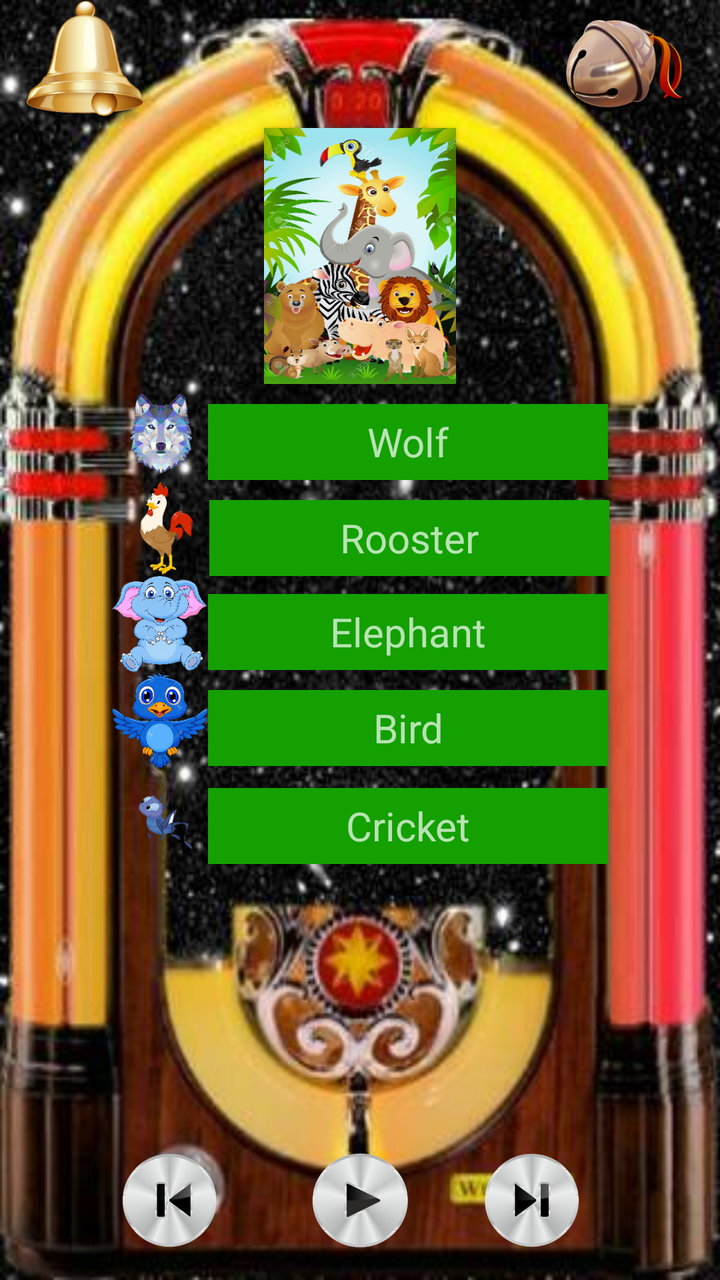
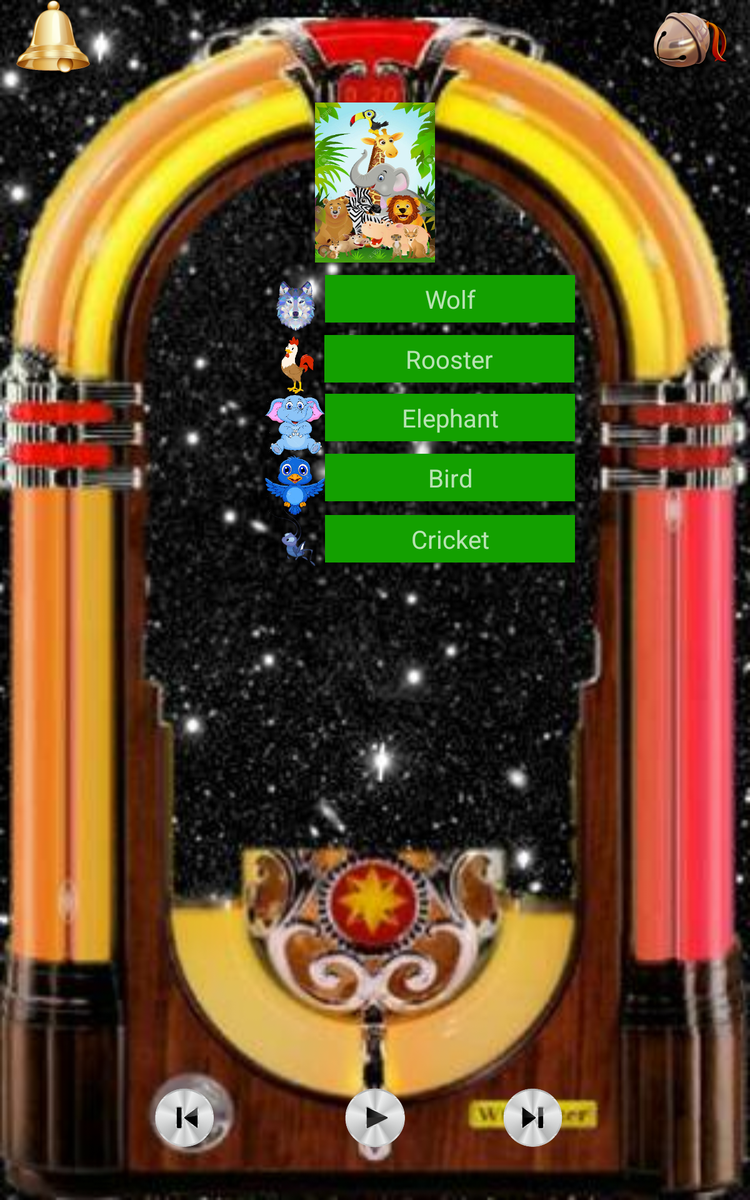

One screen, two layout resources from the same app: the default and the repository's alternative for another configuration. Each is rendered where Android would select it; the XML of both is given below.
<!-- AndroidManifest.xml: activity theme AppTheme6 -->
<!-- res/layout/activity_main6.xml -->
<?xml version="1.0" encoding="utf-8"?>
<android.support.constraint.ConstraintLayout xmlns:android="http://schemas.android.com/apk/res/android"
    xmlns:app="http://schemas.android.com/apk/res-auto"
    xmlns:tools="http://schemas.android.com/tools"
    android:layout_width="match_parent"
    android:layout_height="match_parent"
    android:background="@drawable/menu6"
    tools:context="com.example.android.notiphone.MainActivity"
    tools:layout_editor_absoluteX="0dp"
    tools:layout_editor_absoluteY="81dp">

    <Button
        android:id="@+id/textView06"
        android:layout_width="64dp"
        android:layout_height="64dp"
        android:layout_marginLeft="-8dp"
        android:layout_marginRight="8dp"
        android:layout_marginStart="11dp"
        android:layout_marginTop="0dp"
        android:background="@drawable/photo01"
        app:layout_constraintHorizontal_bias="0.0"
        app:layout_constraintLeft_toLeftOf="parent"
        app:layout_constraintRight_toLeftOf="@+id/textView07"
        app:layout_constraintTop_toTopOf="parent" />

    <Button
        android:id="@+id/textView07"
        android:layout_width="64dp"
        android:layout_height="64dp"
        android:layout_marginEnd="16dp"
        android:layout_marginRight="-8dp"
        android:layout_marginTop="0dp"
        android:background="@drawable/photo02"
        app:layout_constraintRight_toRightOf="parent"
        app:layout_constraintTop_toTopOf="parent" />


    <Button
        android:id="@+id/textView11"
        android:layout_width="96dp"
        android:layout_height="128dp"
        android:layout_marginTop="64dp"
        android:background="@drawable/poster6"
        app:layout_constraintLeft_toLeftOf="parent"
        app:layout_constraintRight_toRightOf="parent"
        app:layout_constraintTop_toTopOf="parent" />

    <Button
        android:id="@+id/button1"
        android:layout_width="48dp"
        android:layout_height="48dp"
        android:layout_marginLeft="8dp"
        android:layout_marginRight="0dp"
        android:layout_marginTop="192dp"
        android:background="@drawable/zoo61"
        app:layout_constraintHorizontal_bias="1.0"
        app:layout_constraintLeft_toLeftOf="parent"
        app:layout_constraintRight_toLeftOf="@+id/textView01"
        app:layout_constraintTop_toTopOf="parent" />

    <Button
        android:id="@+id/button2"
        android:layout_width="@dimen/icon"
        android:layout_height="@dimen/icon"
        android:layout_marginLeft="@dimen/small"
        android:layout_marginRight="@dimen/nothing"
        android:layout_marginTop="@dimen/nothing"
        android:background="@drawable/zoo62"
        app:layout_constraintHorizontal_bias="1.0"
        app:layout_constraintLeft_toLeftOf="parent"
        app:layout_constraintRight_toLeftOf="@+id/textView02"
        app:layout_constraintTop_toBottomOf="@+id/button1" />

    <Button
        android:id="@+id/button3"
        android:layout_width="@dimen/icon"
        android:layout_height="@dimen/icon"
        android:layout_marginLeft="@dimen/small"
        android:layout_marginRight="@dimen/nothing"
        android:layout_marginTop="@dimen/nothing"
        android:background="@drawable/zoo63"
        app:layout_constraintHorizontal_bias="1.0"
        app:layout_constraintLeft_toLeftOf="parent"
        app:layout_constraintRight_toLeftOf="@+id/textView03"
        app:layout_constraintTop_toBottomOf="@+id/button2" />

    <Button
        android:id="@+id/button4"
        android:layout_width="48dp"
        android:layout_height="48dp"
        android:layout_marginLeft="8dp"
        android:layout_marginRight="0dp"
        android:layout_marginTop="0dp"
        android:background="@drawable/zoo64"
        app:layout_constraintHorizontal_bias="1.0"
        app:layout_constraintLeft_toLeftOf="parent"
        app:layout_constraintRight_toLeftOf="@+id/textView04"
        app:layout_constraintTop_toBottomOf="@+id/button3" />

    <Button
        android:id="@+id/button5"
        android:layout_width="48dp"
        android:layout_height="48dp"
        android:layout_marginLeft="8dp"
        android:layout_marginRight="0dp"
        android:layout_marginTop="-7dp"
        android:background="@drawable/zoo65"
        app:layout_constraintHorizontal_bias="1.0"
        app:layout_constraintLeft_toLeftOf="parent"
        app:layout_constraintRight_toLeftOf="@+id/textView05"
        app:layout_constraintTop_toBottomOf="@+id/button4" />

    <Button
        android:id="@+id/textView08"
        android:layout_width="@dimen/icon"
        android:layout_height="@dimen/icon"
        android:layout_marginBottom="@dimen/medium"
        android:layout_marginLeft="70dp"
        android:layout_marginRight="@dimen/small"
        android:layout_marginStart="@dimen/medium"
        android:background="@drawable/button2"
        app:layout_constraintBottom_toBottomOf="parent"
        app:layout_constraintHorizontal_bias="0.533"
        app:layout_constraintLeft_toLeftOf="parent"
        app:layout_constraintRight_toLeftOf="@+id/textView10" />

    <Button
        android:id="@+id/textView10"
        android:layout_width="@dimen/icon"
        android:layout_height="@dimen/icon"
        android:layout_marginBottom="16dp"
        android:background="@drawable/play"
        app:layout_constraintBottom_toBottomOf="parent"
        app:layout_constraintLeft_toLeftOf="parent"
        app:layout_constraintRight_toRightOf="parent" />

    <Button
        android:id="@+id/textView09"
        android:layout_width="@dimen/icon"
        android:layout_height="@dimen/icon"
        android:layout_marginBottom="16dp"
        android:layout_marginEnd="@dimen/medium"
        android:layout_marginLeft="@dimen/nothing"
        android:layout_marginRight="@dimen/small"
        android:background="@drawable/button1"
        app:layout_constraintBottom_toBottomOf="parent"
        app:layout_constraintHorizontal_bias="0.41"
        app:layout_constraintLeft_toRightOf="@+id/textView10"
        app:layout_constraintRight_toRightOf="parent" />

    <TextView
        android:id="@+id/textView01"
        android:layout_width="200dp"
        android:layout_height="38dp"
        android:layout_marginTop="10dp"
        android:background="@color/zoo"
        android:gravity="center"
        android:text="@string/wolf"
        android:textSize="20sp"
        app:layout_constraintHorizontal_bias="0.649"
        app:layout_constraintLeft_toLeftOf="parent"
        app:layout_constraintRight_toRightOf="parent"
        app:layout_constraintTop_toBottomOf="@+id/textView11" />

    <TextView
        android:id="@+id/textView02"
        android:layout_width="200dp"
        android:layout_height="38dp"
        android:layout_marginLeft="8dp"
        android:layout_marginTop="8dp"
        android:background="@color/zoo"
        android:gravity="center"
        android:text="@string/rooster"
        android:textSize="20sp"
        app:layout_constraintBottom_toBottomOf="parent"
        app:layout_constraintHorizontal_bias="0.635"
        app:layout_constraintLeft_toLeftOf="parent"
        app:layout_constraintRight_toRightOf="parent"
        app:layout_constraintTop_toBottomOf="@+id/textView01"
        app:layout_constraintVertical_bias="0.006" />

    <TextView
        android:id="@+id/textView03"
        android:layout_width="200dp"
        android:layout_height="38dp"
        android:layout_marginTop="9dp"
        android:background="@color/zoo"
        android:gravity="center"
        android:text="@string/elephant"
        android:textSize="20sp"
        app:layout_constraintHorizontal_bias="0.649"
        app:layout_constraintLeft_toLeftOf="parent"
        app:layout_constraintRight_toRightOf="parent"
        app:layout_constraintTop_toBottomOf="@+id/textView02" />

    <TextView
        android:id="@+id/textView04"
        android:layout_width="200dp"
        android:layout_height="38dp"
        android:layout_marginTop="10dp"
        android:background="@color/zoo"
        android:gravity="center"
        android:text="@string/bird"
        android:textSize="20sp"
        app:layout_constraintHorizontal_bias="0.649"
        app:layout_constraintLeft_toLeftOf="parent"
        app:layout_constraintRight_toRightOf="parent"
        app:layout_constraintTop_toBottomOf="@+id/textView03" />

    <TextView
        android:id="@+id/textView05"
        android:layout_width="200dp"
        android:layout_height="38dp"
        android:layout_marginTop="11dp"
        android:background="@color/zoo"
        android:gravity="center"
        android:text="@string/cricket"
        android:textSize="20sp"
        app:layout_constraintHorizontal_bias="0.65"
        app:layout_constraintLeft_toLeftOf="parent"
        app:layout_constraintRight_toRightOf="parent"
        app:layout_constraintTop_toBottomOf="@+id/textView04" />


</android.support.constraint.ConstraintLayout>
<!-- resources referenced by this layout -->
<resources>
  <color name="zoo">#13a000</color>#13a000
  <dimen name="icon">48dp</dimen>
  <dimen name="medium">16dp</dimen>
  <dimen name="nothing">0dp</dimen>
  <dimen name="small">8dp</dimen>
  <!-- drawable button1: png bitmap (drawable, 34884 bytes) -->
  <!-- drawable button2: png bitmap (drawable, 34744 bytes) -->
  <!-- drawable menu6: jpg bitmap (drawable, 34158 bytes) -->
  <!-- drawable photo01: png bitmap (drawable, 42995 bytes) -->
  <!-- drawable photo02: png bitmap (drawable, 64553 bytes) -->
  <!-- drawable play: png bitmap (drawable, 35072 bytes) -->
  <!-- drawable poster6: png bitmap (drawable, 186479 bytes) -->
  <!-- drawable zoo61: png bitmap (drawable, 31434 bytes) -->
  <!-- drawable zoo62: png bitmap (drawable, 12830 bytes) -->
  <!-- drawable zoo63: png bitmap (drawable, 34150 bytes) -->
  <!-- drawable zoo64: png bitmap (drawable, 31457 bytes) -->
  <!-- drawable zoo65: png bitmap (drawable, 15351 bytes) -->
  <string name="bird">Bird</string>
  <string name="cricket">Cricket</string>
  <string name="elephant">Elephant</string>
  <string name="rooster">Rooster</string>
  <string name="wolf">Wolf</string>
  <style name="AppTheme6" parent="Theme.AppCompat">
          <item name="colorPrimary">@color/zoo</item>
          <item name="colorPrimaryDark">@color/primary_dark_color</item>
  
      </style>
  <color name="primary_dark_color">#000000</color>
</resources>
<!-- res/layout-large/activity_main6.xml (the repository's variant of the layout above) -->
<!-- drawn on a 7-inch tablet held upright -->
<?xml version="1.0" encoding="utf-8"?>
<android.support.constraint.ConstraintLayout xmlns:android="http://schemas.android.com/apk/res/android"
    xmlns:app="http://schemas.android.com/apk/res-auto"
    xmlns:tools="http://schemas.android.com/tools"
    android:layout_width="match_parent"
    android:layout_height="match_parent"
    android:background="@drawable/menu6"
    tools:context="com.example.android.notiphone.MainActivity"
    tools:layout_editor_absoluteX="@dimen/nothing"
    tools:layout_editor_absoluteY="81dp">

    <Button
        android:id="@+id/textView06"
        android:layout_width="@dimen/special"
        android:layout_height="@dimen/special"
        android:layout_marginLeft="-8dp"
        android:layout_marginRight="@dimen/small"
        android:layout_marginStart="11dp"
        android:layout_marginTop="@dimen/nothing"
        android:background="@drawable/photo01"
        app:layout_constraintHorizontal_bias="0.0"
        app:layout_constraintLeft_toLeftOf="parent"
        app:layout_constraintRight_toLeftOf="@+id/textView07"
        app:layout_constraintTop_toTopOf="parent" />

    <Button
        android:id="@+id/textView07"
        android:layout_width="@dimen/special"
        android:layout_height="@dimen/special"
        android:layout_marginEnd="@dimen/medium"
        android:layout_marginRight="-8dp"
        android:layout_marginTop="@dimen/nothing"
        android:background="@drawable/photo02"
        app:layout_constraintRight_toRightOf="parent"
        app:layout_constraintTop_toTopOf="parent" />


    <Button
        android:id="@+id/textView11"
        android:layout_width="96dp"
        android:layout_height="128dp"
        android:layout_marginTop="82dp"
        android:background="@drawable/poster6"
        app:layout_constraintLeft_toLeftOf="parent"
        app:layout_constraintRight_toRightOf="parent"
        app:layout_constraintTop_toTopOf="parent" />

    <Button
        android:id="@+id/button1"
        android:layout_width="@dimen/icon"
        android:layout_height="@dimen/icon"
        android:layout_marginLeft="@dimen/small"
        android:layout_marginRight="@dimen/nothing"
        android:layout_marginTop="220dp"
        android:background="@drawable/zoo61"
        app:layout_constraintHorizontal_bias="1.0"
        app:layout_constraintLeft_toLeftOf="parent"
        app:layout_constraintRight_toLeftOf="@+id/textView01"
        app:layout_constraintTop_toTopOf="parent" />

    <Button
        android:id="@+id/button2"
        android:layout_width="@dimen/icon"
        android:layout_height="@dimen/icon"
        android:layout_marginLeft="@dimen/small"
        android:layout_marginRight="@dimen/nothing"
        android:layout_marginTop="@dimen/nothing"
        android:background="@drawable/zoo62"
        app:layout_constraintHorizontal_bias="1.0"
        app:layout_constraintLeft_toLeftOf="parent"
        app:layout_constraintRight_toLeftOf="@+id/textView02"
        app:layout_constraintTop_toBottomOf="@+id/button1" />

    <Button
        android:id="@+id/button3"
        android:layout_width="@dimen/icon"
        android:layout_height="@dimen/icon"
        android:layout_marginLeft="@dimen/small"
        android:layout_marginRight="@dimen/nothing"
        android:layout_marginTop="@dimen/nothing"
        android:background="@drawable/zoo63"
        app:layout_constraintHorizontal_bias="1.0"
        app:layout_constraintLeft_toLeftOf="parent"
        app:layout_constraintRight_toLeftOf="@+id/textView03"
        app:layout_constraintTop_toBottomOf="@+id/button2" />

    <Button
        android:id="@+id/button4"
        android:layout_width="@dimen/icon"
        android:layout_height="@dimen/icon"
        android:layout_marginLeft="@dimen/small"
        android:layout_marginRight="@dimen/nothing"
        android:layout_marginTop="@dimen/nothing"
        android:background="@drawable/zoo64"
        app:layout_constraintHorizontal_bias="1.0"
        app:layout_constraintLeft_toLeftOf="parent"
        app:layout_constraintRight_toLeftOf="@+id/textView04"
        app:layout_constraintTop_toBottomOf="@+id/button3" />

    <Button
        android:id="@+id/button5"
        android:layout_width="@dimen/icon"
        android:layout_height="@dimen/icon"
        android:layout_marginLeft="@dimen/small"
        android:layout_marginRight="@dimen/nothing"
        android:layout_marginTop="-7dp"
        android:background="@drawable/zoo65"
        app:layout_constraintHorizontal_bias="1.0"
        app:layout_constraintLeft_toLeftOf="parent"
        app:layout_constraintRight_toLeftOf="@+id/textView05"
        app:layout_constraintTop_toBottomOf="@+id/button4" />

    <Button
        android:id="@+id/textView08"
        android:layout_width="@dimen/icon"
        android:layout_height="@dimen/icon"
        android:layout_marginBottom="42dp"
        android:layout_marginLeft="70dp"
        android:layout_marginRight="@dimen/small"
        android:layout_marginStart="@dimen/medium"
        android:background="@drawable/button2"
        app:layout_constraintBottom_toBottomOf="parent"
        app:layout_constraintHorizontal_bias="0.526"
        app:layout_constraintLeft_toLeftOf="parent"
        app:layout_constraintRight_toLeftOf="@+id/textView10" />

    <Button
        android:id="@+id/textView10"
        android:layout_width="@dimen/icon"
        android:layout_height="@dimen/icon"
        android:layout_marginBottom="42dp"
        android:layout_marginLeft="276dp"
        android:background="@drawable/play"
        app:layout_constraintBottom_toBottomOf="parent"
        app:layout_constraintLeft_toLeftOf="parent" />

    <Button
        android:id="@+id/textView09"
        android:layout_width="@dimen/icon"
        android:layout_height="@dimen/icon"
        android:layout_marginBottom="42dp"
        android:layout_marginEnd="@dimen/medium"
        android:layout_marginLeft="@dimen/nothing"
        android:layout_marginRight="@dimen/small"
        android:background="@drawable/button1"
        app:layout_constraintBottom_toBottomOf="parent"
        app:layout_constraintHorizontal_bias="0.368"
        app:layout_constraintLeft_toRightOf="@+id/textView10"
        app:layout_constraintRight_toRightOf="parent" />

    <TextView
        android:id="@+id/textView01"
        android:layout_width="@dimen/extraLarge"
        android:layout_height="38dp"
        android:layout_marginTop="10dp"
        android:background="@color/zoo"
        android:gravity="center"
        android:text="@string/wolf"
        android:textSize="20sp"
        app:layout_constraintHorizontal_bias="0.65"
        app:layout_constraintLeft_toLeftOf="parent"
        app:layout_constraintRight_toRightOf="parent"
        app:layout_constraintTop_toBottomOf="@+id/textView11" />

    <TextView
        android:id="@+id/textView02"
        android:layout_width="@dimen/extraLarge"
        android:layout_height="38dp"
        android:layout_marginLeft="@dimen/small"
        android:layout_marginTop="@dimen/small"
        android:background="@color/zoo"
        android:gravity="center"
        android:text="@string/rooster"
        android:textSize="20sp"
        app:layout_constraintBottom_toBottomOf="parent"
        app:layout_constraintHorizontal_bias="0.642"
        app:layout_constraintLeft_toLeftOf="parent"
        app:layout_constraintRight_toRightOf="parent"
        app:layout_constraintTop_toBottomOf="@+id/textView01"
        app:layout_constraintVertical_bias="0.003" />

    <TextView
        android:id="@+id/textView03"
        android:layout_width="@dimen/extraLarge"
        android:layout_height="38dp"
        android:layout_marginTop="9dp"
        android:background="@color/zoo"
        android:gravity="center"
        android:text="@string/elephant"
        android:textSize="20sp"
        app:layout_constraintHorizontal_bias="0.65"
        app:layout_constraintLeft_toLeftOf="parent"
        app:layout_constraintRight_toRightOf="parent"
        app:layout_constraintTop_toBottomOf="@+id/textView02" />

    <TextView
        android:id="@+id/textView04"
        android:layout_width="@dimen/extraLarge"
        android:layout_height="38dp"
        android:layout_marginTop="10dp"
        android:background="@color/zoo"
        android:gravity="center"
        android:text="@string/bird"
        android:textSize="20sp"
        app:layout_constraintHorizontal_bias="0.65"
        app:layout_constraintLeft_toLeftOf="parent"
        app:layout_constraintRight_toRightOf="parent"
        app:layout_constraintTop_toBottomOf="@+id/textView03" />

    <TextView
        android:id="@+id/textView05"
        android:layout_width="@dimen/extraLarge"
        android:layout_height="38dp"
        android:layout_marginTop="11dp"
        android:background="@color/zoo"
        android:gravity="center"
        android:text="@string/cricket"
        android:textSize="20sp"
        app:layout_constraintHorizontal_bias="0.65"
        app:layout_constraintLeft_toLeftOf="parent"
        app:layout_constraintRight_toRightOf="parent"
        app:layout_constraintTop_toBottomOf="@+id/textView04" />


</android.support.constraint.ConstraintLayout>
<!-- resources referenced by the variant -->
<!-- as a 7-inch tablet held upright resolves them -->
<resources>
  <color name="zoo">#13a000</color>#13a000
  <dimen name="extraLarge">200dp</dimen>
  <dimen name="icon">48dp</dimen>
  <dimen name="medium">16dp</dimen>
  <dimen name="nothing">0dp</dimen>
  <dimen name="small">8dp</dimen>
  <dimen name="special">64dp</dimen>
  <!-- drawable button1: png bitmap (drawable, 34884 bytes) -->
  <!-- drawable button2: png bitmap (drawable, 34744 bytes) -->
  <!-- drawable menu6: jpg bitmap (drawable, 34158 bytes) -->
  <!-- drawable photo01: png bitmap (drawable, 42995 bytes) -->
  <!-- drawable photo02: png bitmap (drawable, 64553 bytes) -->
  <!-- drawable play: png bitmap (drawable, 35072 bytes) -->
  <!-- drawable poster6: png bitmap (drawable, 186479 bytes) -->
  <!-- drawable zoo61: png bitmap (drawable, 31434 bytes) -->
  <!-- drawable zoo62: png bitmap (drawable, 12830 bytes) -->
  <!-- drawable zoo63: png bitmap (drawable, 34150 bytes) -->
  <!-- drawable zoo64: png bitmap (drawable, 31457 bytes) -->
  <!-- drawable zoo65: png bitmap (drawable, 15351 bytes) -->
  <string name="bird">Bird</string>
  <string name="cricket">Cricket</string>
  <string name="elephant">Elephant</string>
  <string name="rooster">Rooster</string>
  <string name="wolf">Wolf</string>
  <style name="AppTheme6" parent="Theme.AppCompat">
          <item name="colorPrimary">@color/zoo</item>
          <item name="colorPrimaryDark">@color/primary_dark_color</item>
  
      </style>
  <color name="primary_dark_color">#000000</color>
</resources>
